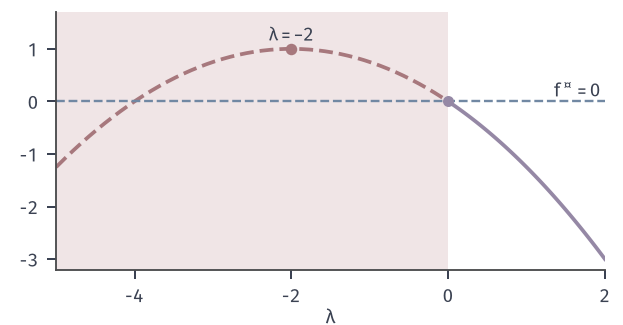

Write Python code to recreate this figure.
from pathlib import Path
import sys
ROOT = next(p for p in Path(__file__).resolve().parents if (p/'build.sh').is_file() and (p/'tex/book.tex').is_file())
sys.path.insert(0, str(ROOT/'figures/00-shared/mathematical-preliminaries-upper/00-shared/comprehension-figures'))
from support import figure, save, BLUE, GREEN, YELLOW, RED, PURPLE, INK, MUTED, GRID, BLUE_FILL, GREEN_FILL, YELLOW_FILL, RED_FILL, PURPLE_FILL
import numpy as np
HERE = Path(__file__).resolve().parent
STROKE = '#4C4D4F'
def panel(fig, left, right, top, bottom, wspace=.25):
    fig.set_layout_engine(None)
    H=fig.get_figheight()*25.4
    if len(fig.axes)>1: bottom=15.5/H
    fig.subplots_adjust(left=left, right=right, top=top, bottom=bottom, wspace=wspace)
def tag(fig, ax, s, y=None):
    p = ax.get_position(); fig.text((p.x0+p.x1)/2, 1.0/(fig.get_figheight()*25.4), s, ha='center', va='bottom')
def opt(ax, x=0, y=0, ms=4.8, z=7): ax.plot([x],[y],'o',ms=ms,color=RED,mew=0,zorder=z)
def dot(ax, x, y, c=GREEN, ms=4.2, z=6, m='o'): ax.plot([x],[y],m,ms=ms,color=c,mew=0,zorder=z)
def hollow(ax, x, y, c=BLUE, ms=4.4, z=7): ax.plot([x],[y],'o',ms=ms,mfc='white',mec=c,mew=1.0,zorder=z)

# min x^2, x-1<=0：f*=0；q 公式对 lam<0 也能算，lam=-2 时值为 1>f*。
fig,A=figure(width_mm=88,height_mm=46)
panel(fig,.09,.97,.96,.17)
A.axvspan(-5,0,color=RED_FILL,lw=0,zorder=0)
L1=np.linspace(0,2,100);L2=np.linspace(-5,0,300)
A.plot(L1,-L1**2/4-L1,color=PURPLE,lw=1.5);A.plot(L2,-L2**2/4-L2,color=RED,lw=1.5,ls='--')
A.axhline(0,color=BLUE,lw=.95,ls='--');A.text(1.95,.09,r'$f^\star=0$',ha='right',fontsize=7.5)
dot(A,-2,1,RED,ms=4.6);A.text(-2,1.14,r'$\lambda=-2$',ha='center',fontsize=7.5)
dot(A,0,0,PURPLE,ms=4.4)
A.set_xlim(-5,2);A.set_ylim(-3.2,1.7);A.set_xticks([-4,-2,0,2]);A.set_yticks([-3,-2,-1,0,1]);A.set_xlabel(r'$\lambda$',labelpad=1)
save(fig,HERE,'figure',{'q':'-lam^2/4-lam'})
